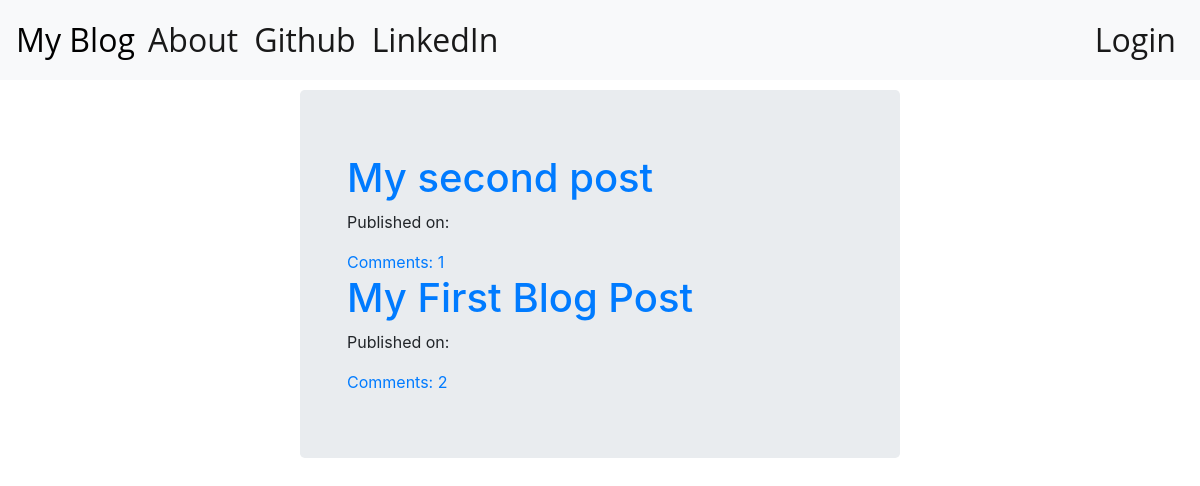
The page / on the database its author committed.
### blog/models.py (models this page shows, shortened)
class Post(models.Model):
    author = models.ForeignKey('auth.User',on_delete=models.CASCADE)
    title = models.CharField(max_length=200)
    text = models.TextField()
    create_date = models.DateTimeField(default=timezone.now)
    published_date = models.DateTimeField(blank=True,null=True)
    def approve_comments(self):
        return self.comments.filter(approved_comment=True)

### blog/views.py (the view)
# urls.py: path('',views.PostListView.as_view(),name='post_list'),
class PostListView(ListView):
    model = Post
    def get_queryset(self):
        return Post.objects.filter(published_date__lte=timezone.now()).order_by('-published_date')

### blog/templates/blog/post_list.html
{% extends 'blog/base.html' %}
{% block content %}
  <div class="centerstage">
    {% for post in post_list %}
    <div class="post">
      <h1><a href="{% url 'blog:post_detail' pk=post.pk %}">{{ post.title }}</a></h1>
      <div class="date">
        <p>Published on: {{post.published|date:"D M Y"}}</p>
      </div>
      <a href="{% url 'blog:post_detail' pk=post.pk %}">Comments: {{ post.approve_comments.count }}</a>
    </div>
    {% endfor %}
  </div>
{% endblock %}

### blog/static/css/blog.css (style rules this page uses)
.centerstage { margin-left: auto; margin-right: auto; }

### rows shown on the page
Post: title "My second post", approve_comments.count "1"
Post: title "My First Blog Post", approve_comments.count "2"
